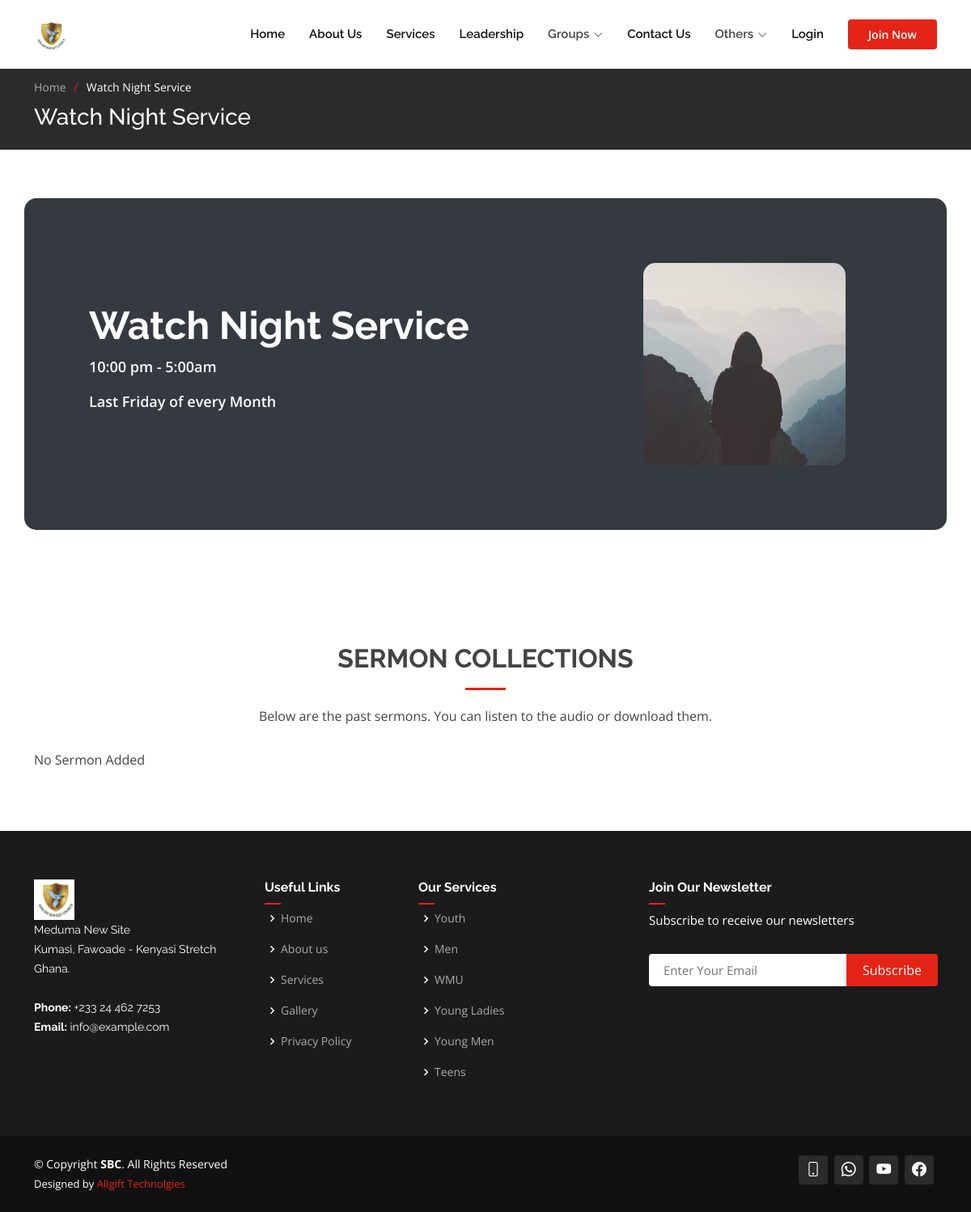
/service_details/7/, run on the app's committed database.
### core/models.py (models this page shows, shortened)
class Services(models.Model):
    name = models.CharField(max_length=255)
    image = models.ImageField(default='default.jpg', upload_to='profile_pics', null=True, blank=True)
    times = models.CharField(max_length=255, blank=True, null=True)
    days = models.CharField(max_length=255, blank=True, null=True)
    descriptions = models.TextField(blank=True, null=True)

class Auxiliaries(models.Model):
    name = models.CharField(max_length=255)
    designation = models.CharField(max_length=255, blank=True, null=True)
    about_us = models.TextField(blank=True, null=True)
    mission = models.TextField(blank=True, null=True)
    speech = models.TextField(blank=True, null=True)
    president_picture = models.ImageField(default='group.png', upload_to='auxiliaries', blank=True, null=True)
    group_img = models.ImageField(default='group.png', upload_to='auxiliaries', blank=True, null=True)
    contribution_target = models.DecimalField(max_digits=8, decimal_places=2, blank=True, null=True)
    def get_absolute_url(self):
        return reverse('aux_details', args=[str(self.id)])

### core/views.py (the view)
# urls.py: path('service_details/<int:id>/', views.service_details, name='service_details'),
def service_details(request, id):
    auxiliaries = Auxiliaries.objects.all()
    families = Family.objects.all()
    ministries = Ministries.objects.all()
    service = get_object_or_404(Services, pk=id)
    sermons = Sermon.objects.filter(service=service)
    context = {
        'service': service,
        'sermons': sermons,
        'auxiliaries': auxiliaries,
        'families': families,
        'ministries': ministries,
    }
    return render(request, 'core/service_details.html', context)

### core/models.py (called while the page is built)
    def get_absolute_url(self):
        return reverse('family_details', args=[str(self.id)])

    def get_absolute_url(self):
        return reverse('min_details', args=[str(self.id)])

### templates/core/service_details.html
{% extends 'base.html' %}
{% load static %}
{% load crispy_forms_tags %}
{% block content %}
    <section class="breadcrumbs">
      <div class="container">
        <ol>
          <li><a href="{% url 'home' %}">Home</a></li>
          <li>{{ service.name }}</li>
        </ol>
        <h2>{{ service.name }}</h2>
      </div>
    </section>
    <section id="cta" class="cta">
      <div class="container" data-aos="zoom-out">
        <div class="row g-5">
          <div class="col-lg-8 col-md-6 content d-flex flex-column justify-content-center order-last order-md-first">
            <h3><em>{{ service.name }}</em></h3>
            <p>{{ service.times }}</p>
            <p>{{ service.days }}</p>
          </div>
          <div class="col-lg-4 col-md-6 order-first order-md-last d-flex align-items-center">
            <div class="img">
              <img src="{{ service.image.url }}" alt="" class="img-fluid">
            </div>
          </div>
        </div>
      </div>
    </section>
    <section id="counts" class="counts">
      <div class="container" data-aos="fade-up">
          <div class="section-title">
              <h2>Sermon Collections</h2>
              <p>Below are the past sermons. You can listen to the audio or download them.</p>
          </div>
        <div class="row">
            {% for sermon in sermons %}
                <div class="col-lg-3 col-md-6">
                    <a href="{{sermon.file.url}}" target="_blank">
                        <div class="count-box">
                          <i class="bi bi-cassette color-cyan"></i>
                            <h4>{{sermon.title}}</h4>
                          <p>By: {{sermon.preacher}}</p>
                          <p>On: {{sermon.date}}</p>
                        </div>
                    </a>
                  </div>
            {% empty %}
              <p>No Sermon Added</p>
            {% endfor %}
        </div>
      </div>
    </section>
{% endblock content %}

### templates/base.html (shortened to what this page needs)
{% load static %}
<!DOCTYPE html>
<html lang="en">
<head>
  <link href="{% static 'assets/vendor/aos/aos.css' %}" rel="stylesheet">
  <link href="{% static 'assets/vendor/bootstrap/css/bootstrap.min.css' %}" rel="stylesheet">
  <link href="{% static 'assets/vendor/bootstrap-icons/bootstrap-icons.css' %}" rel="stylesheet">
  <link href="{% static 'assets/vendor/boxicons/css/boxicons.min.css' %}" rel="stylesheet">
  <link href="{% static 'assets/vendor/glightbox/css/glightbox.min.css' %}" rel="stylesheet">
  <link href="{% static 'assets/vendor/remixicon/remixicon.css' %}" rel="stylesheet">
  <link href="{% static 'assets/vendor/swiper/swiper-bundle.min.css' %}" rel="stylesheet">
  <link href="{% static 'assets/css/style.css' %}" rel="stylesheet">
</head>
<body>
  <header id="header" class="fixed-top d-flex align-items-center">
    <div class="container d-flex align-items-center">
       <a href="{% url 'home' %}" class="logo me-auto"><img src="{% static 'assets/img/shalom_logo.png' %}" alt=""></a>
      <nav id="navbar" class="navbar order-last order-lg-0">
        <ul>
          <li><a href="{% url 'home' %}">Home</a></li>
          <li><a href="/#about">About Us</a></li>
          <li><a href="/#services">Services</a></li>
          <li><a href="{% url 'leadership' %}">Leadership</a></li>
          <li class="dropdown"><a><span>Groups</span> <i class="bi bi-chevron-down"></i></a>
          </li>
          <li><a href="{% url 'contact' %}">Contact Us</a></li>
          <li class="dropdown"><a><span>Others</span> <i class="bi bi-chevron-down"></i></a>
          </li>
           {% if user.is_authenticated%}
           <li class="dropdown"><a><span>{{user.username}}</span> <i class="bi bi-chevron-down dropdown-indicator"></i></a>
            <ul>
              <li><a href="{% url 'profile' request.user %}">Profile</a></li>
              <li><a href="{% url 'logout' %}">Logout</a></li>
            </ul>
          </li>
          {% else %}
          <li><a href="{% url 'login' %}">Login</a></li>
          {% endif %}
        </ul>
      </nav>
      {% if user.is_authenticated%}
        <a href="{% url 'initiate-payment'  %}" class="get-started-btn scrollto">Donate Now</a>
      {% else %}
        <a href="{% url 'join' %}" class="get-started-btn scrollto">Join Now</a>
      {% endif %}
    </div>
  </header>
  {% block content %}
  {% endblock content %}
  <footer id="footer">
    <div class="footer-top">
      <div class="container">
        <div class="row">
          <div class="col-lg-3 col-md-6 footer-contact">
            <a href="{% url 'home' %}" class="logo me-auto"><img src="{% static 'assets/img/shalom_logo.png' %}" alt="" height="50"></a>
            <p>
              Meduma New Site <br>
              Kumasi, Fawoade - Kenyasi Stretch<br>
              Ghana. <br><br>
              <strong>Phone:</strong> +233 24 462 7253<br>
              <strong>Email:</strong> info@example.com<br>
            </p>
          </div>
          <div class="col-lg-2 col-md-6 footer-links">
            <h4>Useful Links</h4>
            <ul>
              <li><i class="bx bx-chevron-right"></i> <a href="{% url 'home' %}">Home</a></li>
              <li><i class="bx bx-chevron-right"></i> <a href="{% url 'home' %}#about">About us</a></li>
              <li><i class="bx bx-chevron-right"></i> <a href="{% url 'home' %}#services">Services</a></li>
              <li><i class="bx bx-chevron-right"></i> <a href="{% url 'gallery' %}">Gallery</a></li>
              <li><i class="bx bx-chevron-right"></i> <a href="{% url 'privacy' %}">Privacy Policy</a></li>
            </ul>
          </div>
          <div class="col-lg-3 col-md-6 footer-links">
            <h4>Our Services</h4>
            <ul>
              {% for aux in auxiliaries%}
                <li><i class="bx bx-chevron-right"></i> <a href="{{aux.get_absolute_url}}">{{aux.name}}</a></li>
              {% endfor %}
            </ul>
          </div>
          <div class="col-lg-4 col-md-6 footer-newsletter">
            <h4>Join Our Newsletter</h4>
            <p>Subscribe to receive our newsletters</p>
            <form action="{% url 'subscribers' %}" method="post">
              <input type="email" name="email" placeholder="Enter Your Email">
              <input type="submit" value="Subscribe">
            </form>
          </div>
        </div>
      </div>
    </div>
    <div class="container d-md-flex py-4">
      <div class="me-md-auto text-center text-md-start">
        <div class="copyright">
          &copy; Copyright <strong><span>SBC</span></strong>. All Rights Reserved
        </div>
        <div class="credits">
          Designed by <a href="https://allgifttechnologies.com/">Allgift Technolgies</a>
        </div>
      </div>
      <div class="social-links text-center text-md-end pt-3 pt-md-0">
        {% if user.is_authenticated %}
            <a href="tel:+233244627253" class="google-plus"><i class="bi bi-phone"></i></a>
          {% else %}
            <a href="tel:+233244627253" class="google-plus"><i class="bi bi-phone"></i></a>
          {% endif %}
          <a href="https://api.whatsapp.com/send?phone=233244627253" class="google-plus"><i class="bi bi-whatsapp"></i></a>
          <a href="https://www.youtube.com/@shalombaptistchurch6140/videos" class="google-plus" target="_blank"><i class="bi bi-youtube"></i></a>
          <a href="https://web.facebook.com/baptistshalom?_rdc=1&_rdr" class="facebook" target="_blank"><i class="bi bi-facebook"></i></a>
      </div>
    </div>
  </footer>
</body>
</html>

### data on the page
Services: name "Watch Night Service", times "10:00 pm - 5:00am", days "Last Friday of every Month", image (placeholder picture)
Auxiliaries: name "Youth"
Auxiliaries: name "Men"
Auxiliaries: name "WMU"
Auxiliaries: name "Young Ladies"
Auxiliaries: name "Young Men"
Auxiliaries: name "Teens"
